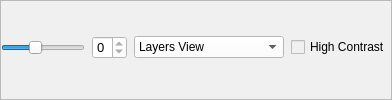
           <widget class="QFrame" name="frame_4">
            <property name="styleSheet">
             <string notr="true">background-color: rgb(240, 240, 240);</string>
            </property>
            <property name="frameShape">
             <enum>QFrame::StyledPanel</enum>
            </property>
            <property name="frameShadow">
             <enum>QFrame::Raised</enum>
            </property>
            <layout class="QHBoxLayout" name="horizontalLayout_5">
             <property name="spacing">
              <number>7</number>
             </property>
             <property name="leftMargin">
              <number>0</number>
             </property>
             <property name="topMargin">
              <number>0</number>
             </property>
             <property name="rightMargin">
              <number>0</number>
             </property>
             <property name="bottomMargin">
              <number>5</number>
             </property>
             <item>
              <widget class="QSlider" name="horizontalSlider">
               <property name="styleSheet">
                <string notr="true"/>
               </property>
               <property name="minimum">
                <number>1</number>
               </property>
               <property name="maximum">
                <number>250</number>
               </property>
               <property name="singleStep">
                <number>10</number>
               </property>
               <property name="value">
                <number>100</number>
               </property>
               <property name="orientation">
                <enum>Qt::Horizontal</enum>
               </property>
              </widget>
             </item>
             <item>
              <widget class="QSpinBox" name="spin_channels">
               <property name="font">
                <font>
                 <pointsize>10</pointsize>
                </font>
               </property>
               <property name="styleSheet">
                <string notr="true">background-color: rgb(255, 255, 255);</string>
               </property>
               <property name="maximum">
                <number>0</number>
               </property>
              </widget>
             </item>
             <item>
              <widget class="QComboBox" name="image_view_box">
               <property name="minimumSize">
                <size>
                 <width>150</width>
                 <height>0</height>
                </size>
               </property>
               <property name="maximumSize">
                <size>
                 <width>150</width>
                 <height>16777215</height>
                </size>
               </property>
               <property name="styleSheet">
                <string notr="true">background-color: rgb(255, 255, 255);</string>
               </property>
               <item>
                <property name="text">
                 <string>Layers View</string>
                </property>
               </item>
               <item>
                <property name="text">
                 <string>Show Mask</string>
                </property>
               </item>
               <item>
                <property name="text">
                 <string>Show Predict</string>
                </property>
               </item>
              </widget>
             </item>
             <item>
              <widget class="QCheckBox" name="highcontast_check">
               <property name="styleSheet">
                <string notr="true"/>
               </property>
               <property name="text">
                <string>High Contrast</string>
               </property>
              </widget>
             </item>
            </layout>
           </widget>
